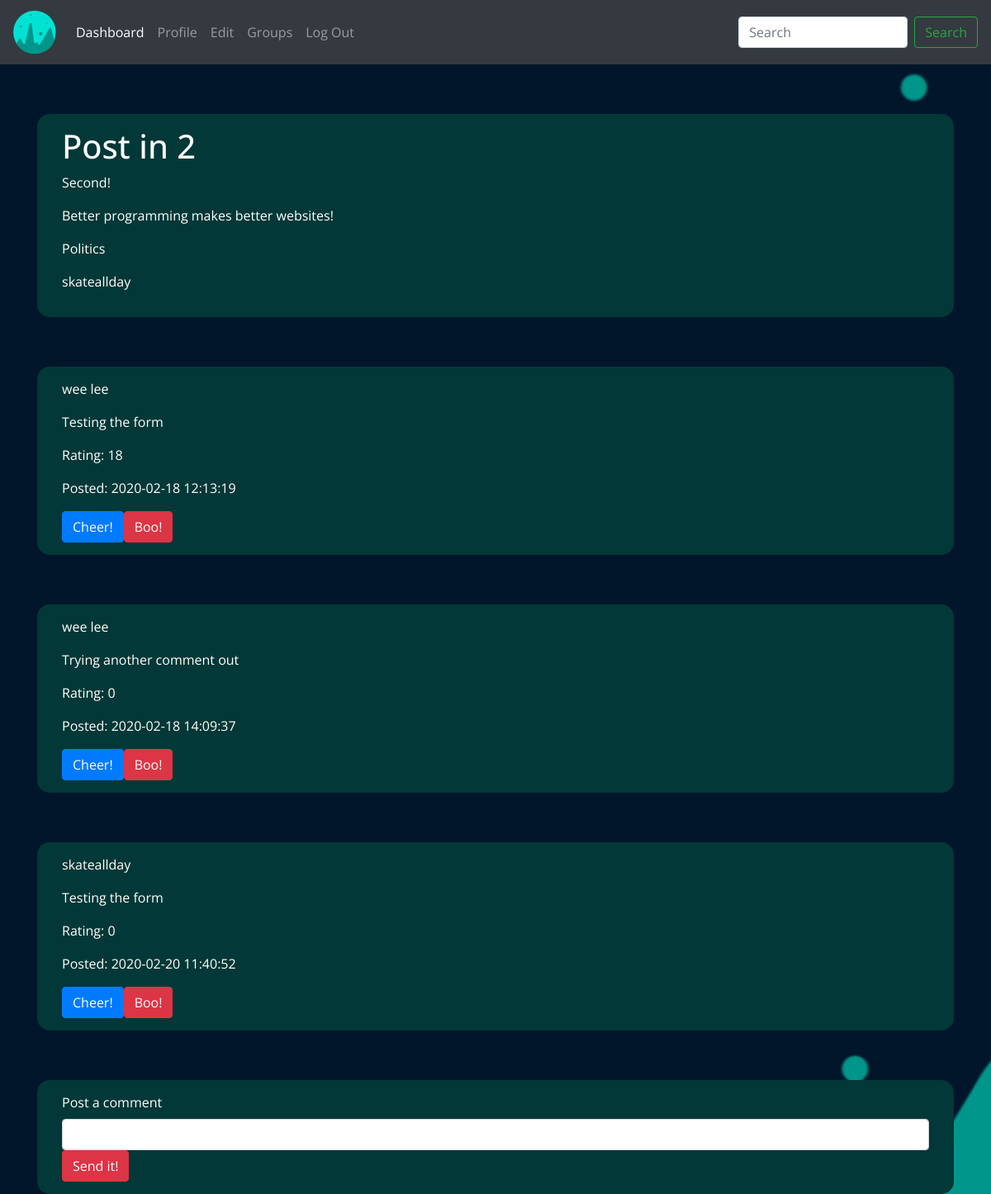
Before: /subgroup/id/2 (signed in) with the older database file.
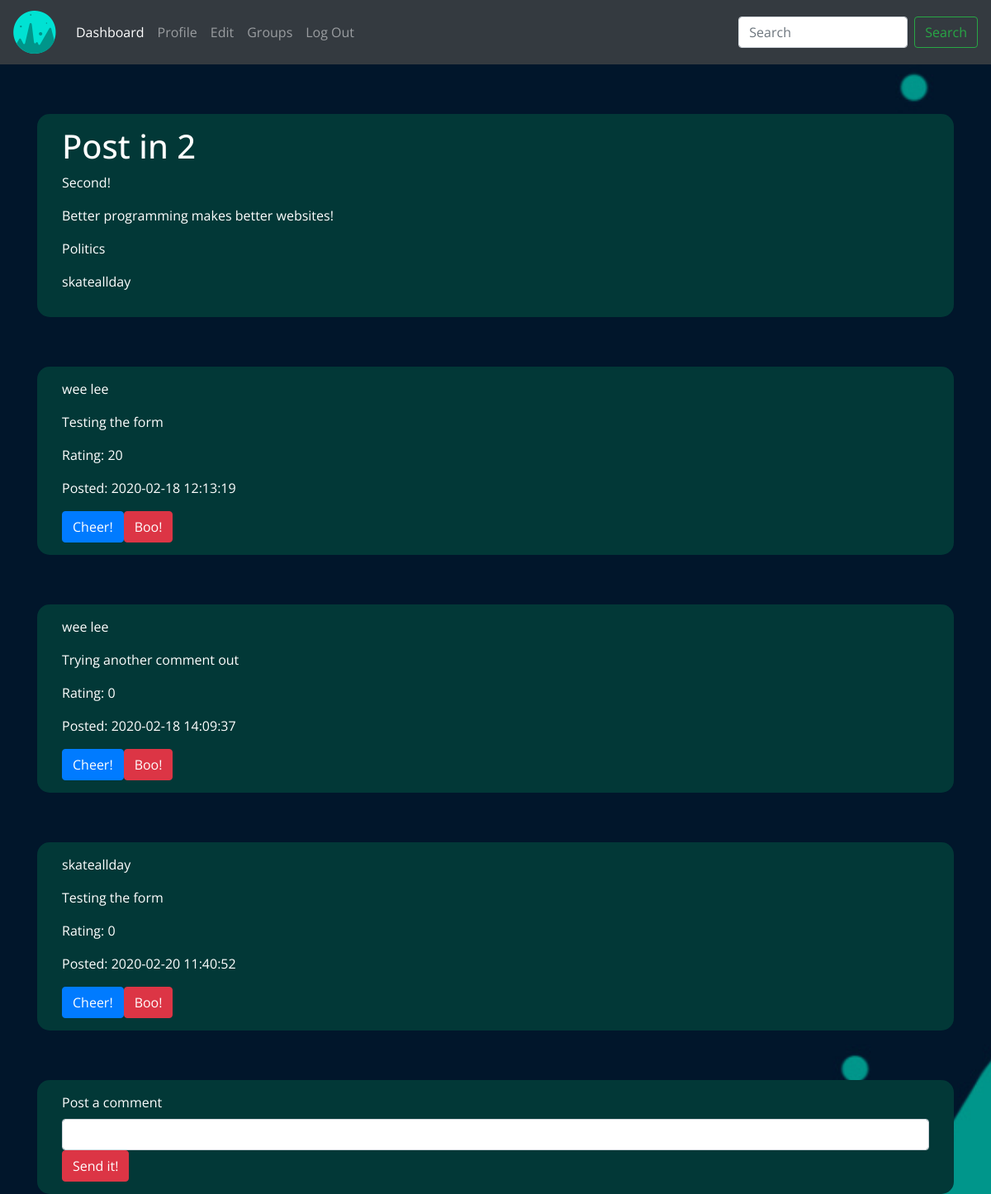
After: the same page with the newer database file.
### tables this page shows
CREATE TABLE groups (
    groupId INTEGER PRIMARY KEY AUTOINCREMENT,
    groupName TEXT NOT NULL,
    groupBio TEXT NOT NULL,
    groupType TEXT NOT NULL,
    groupMembers TEXT NOT NULL,
    groupSize TEXT NOT NULL,
    groupImage TEXT Null);

CREATE TABLE groupComments(
commentId INTEGER PRIMARY KEY AUTOINCREMENT,
groupId INT NOT NULL,
author TEXT NOT NULL,
comment TEXT NOT NULL,
votes INT,
dateTime text NOT NULL);

### app.py (the view, shortened to what this page needs)
@app.route("/subgroup/id/<subgroup>", methods=['GET', 'POST'])
def subgroup(subgroup):
        subgroup=subgroup
        if g.username:
                form = postComment(request.form)
                conn =sqlite3.connect('userData.db')
                print ("Opened database successfully")
                c = conn.cursor()
                findgroup = ('SELECT * FROM groups WHERE groupId LIKE ?')
                c.execute(findgroup, subgroup)
                groups = c.fetchall()
                loadComments = ('SELECT * FROM groupComments WHERE groupId LIKE ?')
                c.execute(loadComments, subgroup)
                comments = c.fetchall()
                print(groups)
                return render_template('subgroups.html', subgroup=subgroup, form=form, comments=comments, groups=groups, username=g.username)
        else:
                flash('Please Login to continue')
                return redirect('Login')

### forms/forms.py
class postComment(FlaskForm):
    comment = StringField('Comment', validators=[DataRequired(), Length(min=10, max=2500)])
    submit = SubmitField('Send it!')

### app.py (called while the page is built)
@app.before_request
def before_request():
        g.username = None
        if 'username' in session:
                g.username = session['username']

### static/frontend/public/templates/subgroups.html (shortened to what this page needs)
{% extends "template.html" %} {% block content %}
<div class="container">
    <div class="previousPosts">
        <div class="col-sm-12">
            <h1>Post in {{subgroup}}</h1>
            {% for group in groups %}
                <p>{{group[1]}}</p>
                <p>{{group[2]}}</p>
                <p>{{group[3]}}</p>
                <p>{{group[4]}}</p>
            {% endfor %}
        </div>
    </div>
    {% for comment in comments %}
    <div class="previousPosts">
        <div class="col-sm-12">
            <p>{{comment[2]}}</p>
            <p>{{comment[3]}}</p>
            <p>Rating: {{comment[4]}} </p>
            <p>Posted: {{comment[5]}}</p>
            <a href={{url_for('cheer', commentId=comment[0], subgroup=comment[1])}} class="btn btn-primary">Cheer!</a><a href={{url_for('boo', commentId=comment[0], subgroup=subgroup)}} class="btn btn-danger">Boo!</a>
        </div>
    </div>
    {% endfor %}
    <div class="previousPosts">
        <div class="col-sm-12">
            <form method="POST" action="" enctype="multipart/form-data">
                <label for="comment">Post a comment</label>
                 {{ form.comment(class="form-control") }} {{ form.submit(class="btn btn-danger") }}
            </form>
        </div>
    </div>
</div>
{% endblock %}

### static/frontend/public/templates/template.html (shortened to what this page needs)
<!DOCTYPE html>
<html lang="en">
  <head>
    <link rel="stylesheet" href="https://maxcdn.bootstrapcdn.com/bootstrap/4.0.0/css/bootstrap.min.css">
    <link rel="stylesheet" href={{url_for('static', filename='frontend/public/styles.css')}}>
  </head>
  <body class="body">
<nav class="navbar navbar-expand-lg navbar-dark bg-dark">
  <a class="navbar-brand" href={{url_for('dashboard')}}><img src="{{url_for('static', filename='frontend/public/logo.png')}}"></a>
  <div class="collapse navbar-collapse" id="navbarSupportedContent">
    <ul class="navbar-nav mr-auto">
      <li class="nav-item active">
        <a class="nav-link" href={{url_for('dashboard')}}>Dashboard</a>
      </li>
      <li class="nav-item">
        <a class="nav-link" href={{url_for('profile')}}>Profile</a>
      </li>
      <li class="nav-item">
        <a class="nav-link" href={{url_for('addAccount')}}>Edit </a>
      </li>
      <li class="nav-item">
        <a class="nav-link" href={{url_for('groups')}}>Groups </a>
      </li>
      <li class="nav-item">
          <a class="nav-link" href={{url_for('logout')}}>Log Out</a>
      </li>
    </ul>
    <form class="form-inline my-2 my-lg-0">
      <input class="form-control mr-sm-2" type="search" placeholder="Search" aria-label="Search">
      <button class="btn btn-outline-success my-2 my-sm-0" type="submit">Search</button>
    </form>
  </div>
</nav>
{% block content %}{% endblock %}
  </body>
</html>

### static/frontend/public/styles.css (style rules this page uses)
.body { min-height: 100vh; position: relative; margin: 0; font-family: 'Open Sans', sans-serif; color:#fff; background-color: #01162B; background-image: url(background2.jpg); background-size: cover; background-repeat: no-repeat; background-attachment: fixed; }
.previousPosts { background-color:#023837; border-radius: 15px; padding:15px; margin-top:5vmin; }

Changed rows visible on the page:
changed groupComments (number 1 of 3 on the later page): votes "18" → "20"
